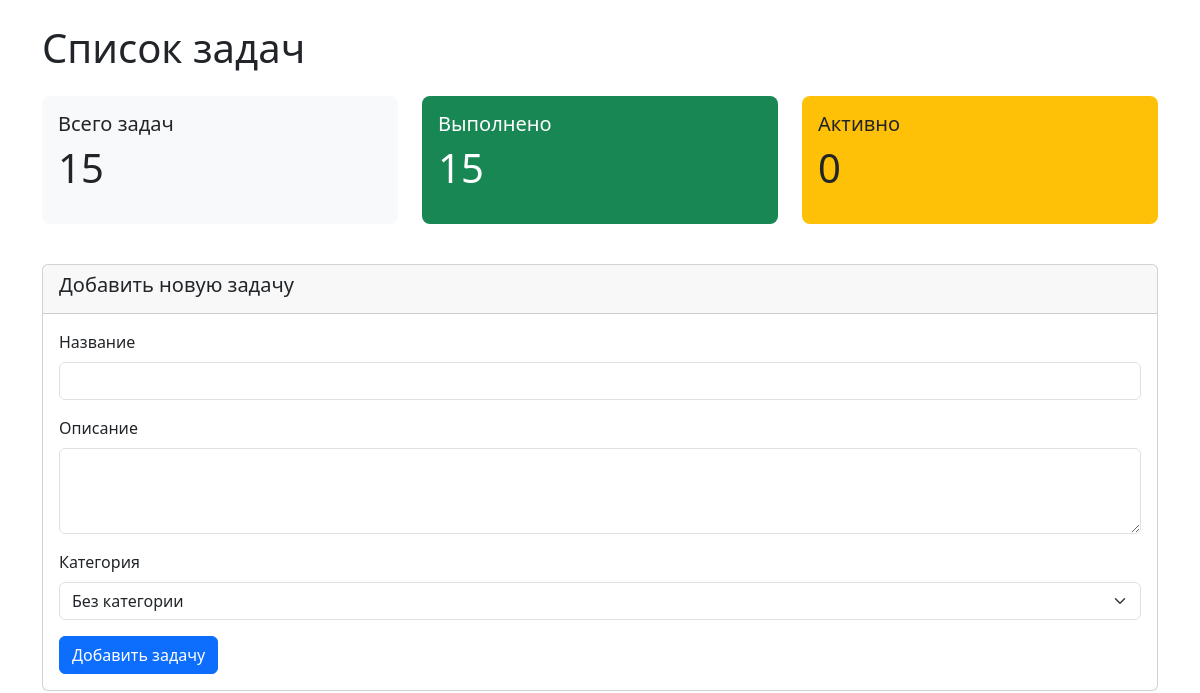
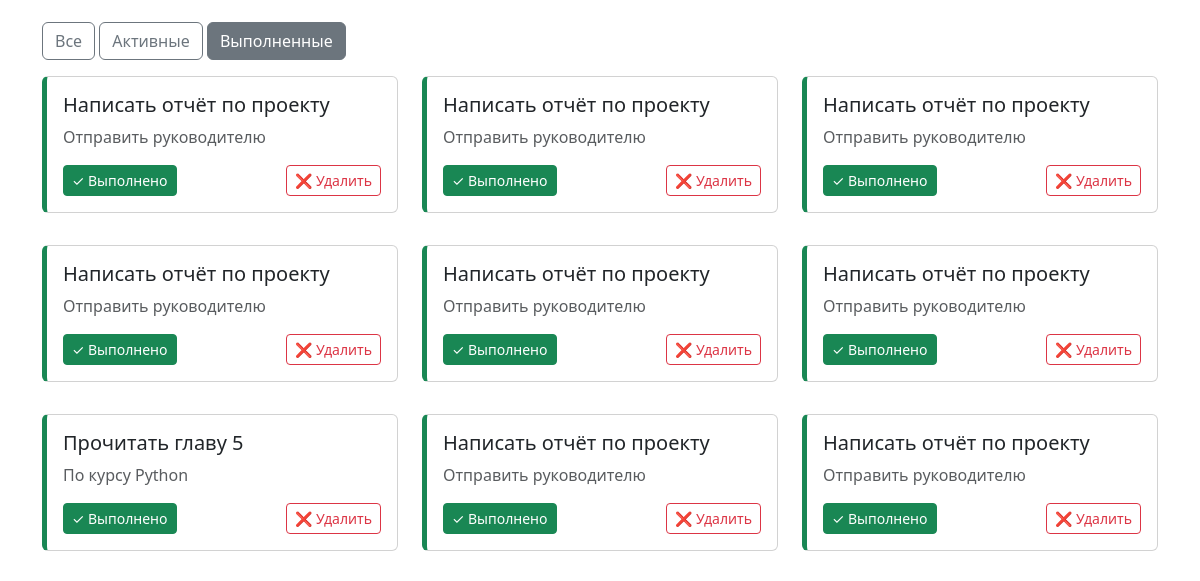
Page /?filter=completed (upper part) on the earlier database version (2 pictures, top to bottom).
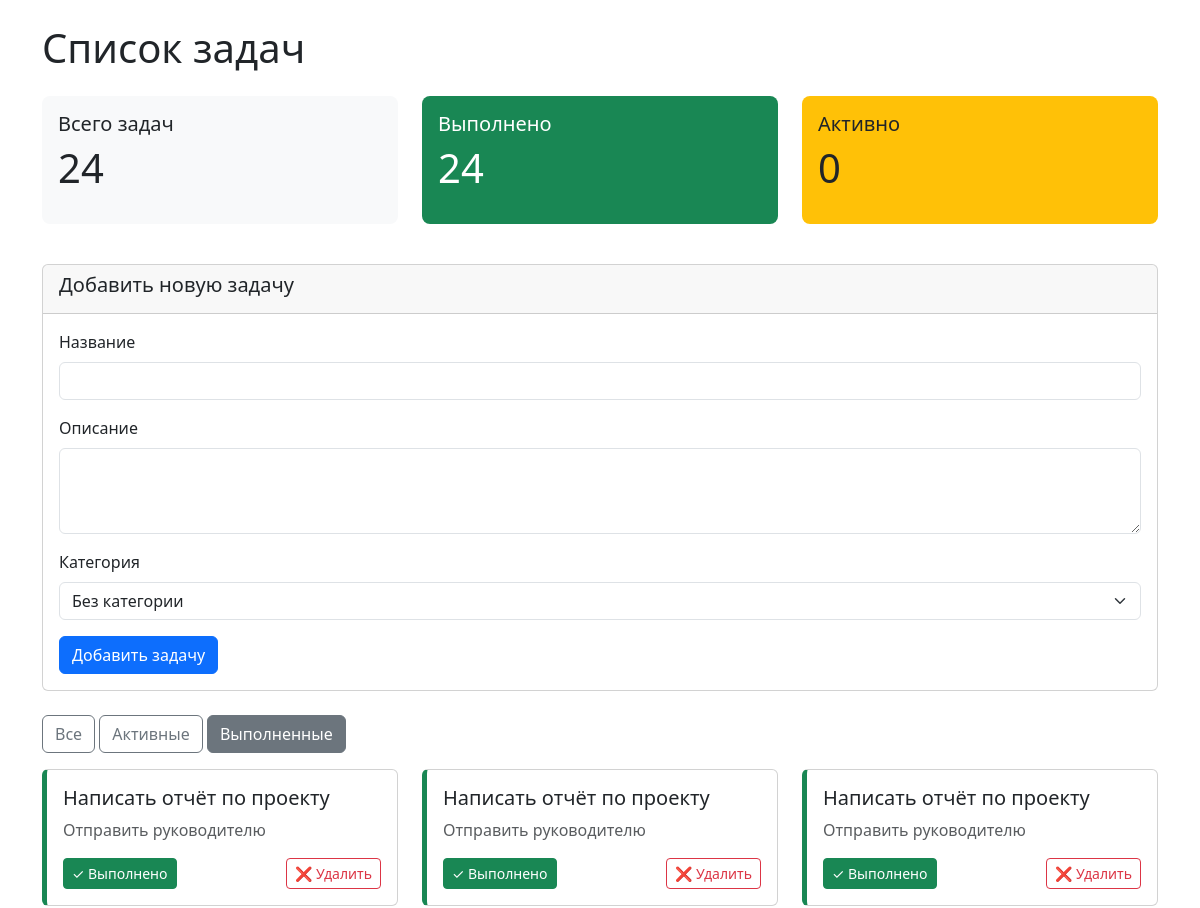
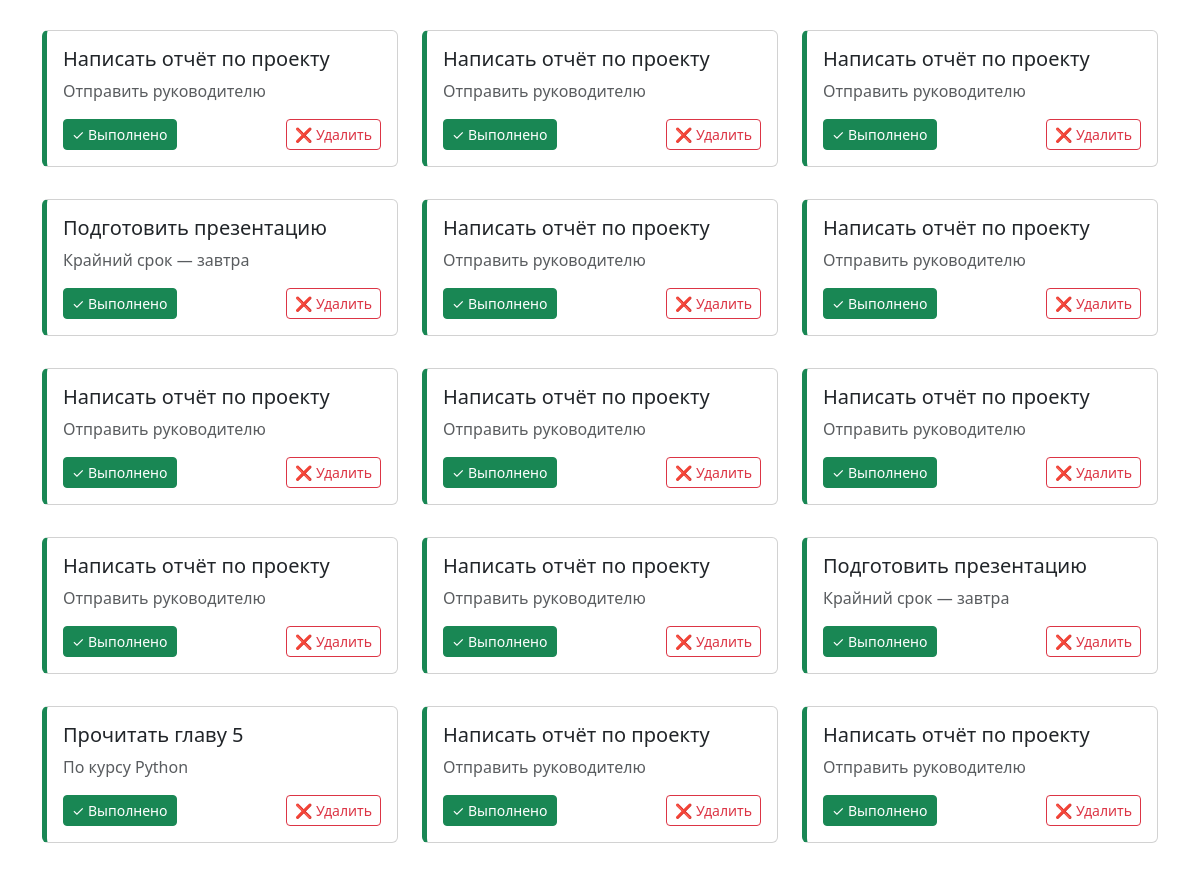
Same page on the later database version (2 pictures, top to bottom).
### tables this page shows
CREATE TABLE tasks (
            id INTEGER PRIMARY KEY AUTOINCREMENT,
            title TEXT NOT NULL,
            description TEXT,
            category_id INTEGER,
            status TEXT DEFAULT 'pending',
            created_at TIMESTAMP DEFAULT CURRENT_TIMESTAMP,
            FOREIGN KEY (category_id) REFERENCES categories (id) ON DELETE SET NULL
        );

### src/backend/app.py (the view, shortened to what this page needs)
@app.route('/')
def index():
    conn = get_db_connection()
    filter_param = request.args.get('filter', 'all')
    categories = conn.execute("SELECT * FROM categories").fetchall()
    if filter_param == 'active':
        tasks = conn.execute("""
            SELECT t.id, t.title, t.description, t.status, t.created_at,
                   c.id as category_id, c.name as category_name
            FROM tasks t
            LEFT JOIN categories c ON t.category_id = c.id
            WHERE t.status != 'completed'
            ORDER BY t.created_at DESC
        """).fetchall()
    elif filter_param == 'completed':
        tasks = conn.execute("""
            SELECT t.id, t.title, t.description, t.status, t.created_at,
                   c.id as category_id, c.name as category_name
            FROM tasks t
            LEFT JOIN categories c ON t.category_id = c.id
            WHERE t.status = 'completed'
            ORDER BY t.created_at DESC
        """).fetchall()
    total = len(tasks)
    completed = len([t for t in tasks if t['status'] == 'completed'])
    active = total - completed
    conn.close()
    return render_template(
        'tasks_list.html',
        tasks=tasks,
        categories=categories,
        total_tasks=total,
        completed_tasks=completed,
        active_tasks=active,
        filter=filter_param
    )

### src/backend/app.py (called while the page is built)
def get_db_connection():
    conn = sqlite3.connect(DATABASE_PATH)
    conn.row_factory = sqlite3.Row
    return conn

### src/backend/templates/tasks_list.html (shortened to what this page needs)
{% extends "base.html" %}
{% block header %}Список задач{% endblock %}
{% block content %}
    <div class="row mb-4">
        <div class="col-md-4">
            <div class="stat-box bg-light">
                <h5>Всего задач</h5>
                <p class="display-6">{{ total_tasks }}</p>
            </div>
        </div>
        <div class="col-md-4">
            <div class="stat-box bg-success text-white">
                <h5>Выполнено</h5>
                <p class="display-6">{{ completed_tasks }}</p>
            </div>
        </div>
        <div class="col-md-4">
            <div class="stat-box bg-warning">
                <h5>Активно</h5>
                <p class="display-6">{{ active_tasks }}</p>
            </div>
        </div>
    </div>
    <div class="card mb-4">
        <div class="card-header">
            <h5>Добавить новую задачу</h5>
        </div>
        <div class="card-body">
            <form method="POST" action="/tasks">
                <div class="mb-3">
                    <label for="title" class="form-label">Название</label>
                    <input type="text" class="form-control" id="title" name="title" required>
                </div>
                <div class="mb-3">
                    <label for="description" class="form-label">Описание</label>
                    <textarea class="form-control" id="description" name="description" rows="3"></textarea>
                </div>
                <div class="mb-3">
                    <label for="category_id" class="form-label">Категория</label>
                    <select class="form-select" id="category_id" name="category_id">
                        <option value="">Без категории</option>
                    </select>
                </div>
                <button type="submit" class="btn btn-primary">Добавить задачу</button>
            </form>
        </div>
    </div>
    <div class="mb-3">
        <a href="/" class="btn btn-outline-secondary {% if filter == 'all' %}active{% endif %}">Все</a>
        <a href="/?filter=active" class="btn btn-outline-secondary {% if filter == 'active' %}active{% endif %}">Активные</a>
        <a href="/?filter=completed" class="btn btn-outline-secondary {% if filter == 'completed' %}active{% endif %}">Выполненные</a>
    </div>
    <div class="row">
        {% for task in tasks %}
            <div class="col-md-6 col-lg-4 mb-3">
                <div class="card task-card status-{{ task.status }}">
                    <div class="card-body">
                        <h5 class="card-title">{{ task.title }}</h5>
                        {% if task.description %}
                            <p class="card-text text-muted">{{ task.description }}</p>
                        {% endif %}
                        <div class="mt-3 d-flex justify-content-between">
                            <form method="POST" action="/tasks/{{ task.id }}/toggle" style="display:inline;">
                                <button type="submit" class="btn btn-sm {% if task.status == 'completed' %}btn-success{% else %}btn-outline-success{% endif %}">
                                    {% if task.status == 'completed' %}✓ Выполнено{% else %}➤ Выполнить{% endif %}
                                </button>
                            </form>
                            <form method="POST" action="/tasks/{{ task.id }}/delete" style="display:inline;">
                                <button type="submit" class="btn btn-sm btn-outline-danger" onclick="return confirm('Удалить задачу?')">
                                    ❌ Удалить
                                </button>
                            </form>
                        </div>
                    </div>
                </div>
            </div>
        {% endfor %}
    </div>
{% endblock %}

Differences in the rows shown:
added tasks: title "Написать отчёт по проекту", description "Отправить руководителю", status "✓ Выполнено"
added tasks: title "Написать отчёт по проекту", description "Отправить руководителю", status "✓ Выполнено"
added tasks: title "Написать отчёт по проекту", description "Отправить руководителю", status "✓ Выполнено"
added tasks: title "Написать отчёт по проекту", description "Отправить руководителю", status "✓ Выполнено"
added tasks: title "Написать отчёт по проекту", description "Отправить руководителю", status "✓ Выполнено"
added tasks: title "Написать отчёт по проекту", description "Отправить руководителю", status "✓ Выполнено"
added tasks: title "Подготовить презентацию", description "Крайний срок — завтра", status "✓ Выполнено"
added tasks: title "Написать отчёт по проекту", description "Отправить руководителю", status "✓ Выполнено"
now on this page (row edited): tasks: title "Подготовить презентацию", description "Крайний срок — завтра", status "✓ Выполнено"
Other differences:
{{ total_tasks }}: "15" → "24"
{{ completed_tasks }}: "15" → "24"
